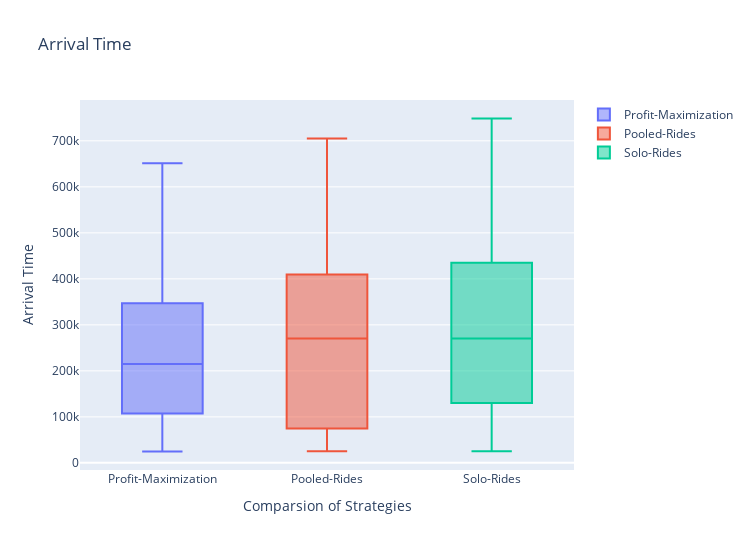

Notebook cell for this chart:
### Markdown cell above
# KPI-4: Arrival Time (time to arrive for traveller)

### Code cell
import pandas as pd

data2 = pd.read_csv('D:/Development/GitHub-ProjectV2.0/MaaSSim/docs/tutorials/Results/Simulation/Driver/KPI-4-ArrivalTime/ArrivalTime_Solo-Rides.csv')
data1 =pd.read_csv('D:/Development/GitHub-ProjectV2.0/MaaSSim/docs/tutorials/Results/Simulation/Driver/KPI-4-ArrivalTime/ArrivalTime_Profit-Maximization.csv')
data =pd.read_csv('D:/Development/GitHub-ProjectV2.0/MaaSSim/docs/tutorials/Results/Simulation/Driver/KPI-4-ArrivalTime/ArrivalTime_Pooled-Rides.csv')


colListPR=[]
for column in data.columns:
     
    # Storing the rows of a column
    # into a temporary list
    li =data[column].tolist()
     
    # appending the temporary list
    colListPR.append(li)
     
# Printing the final list
#print(colListPR)


colListPM=[]
for column in data1.columns:
     
    li =data1[column].tolist()
     
    colListPM.append(li)
     
print(colListPM)

colListSR=[]
for column in data2.columns:
     
    li =data2[column].tolist()
     
    colListSR.append(li)
     
#print(colListSR)

import numpy as np
import matplotlib.pyplot as plt

flatPR= [y for sublist in colListPR for y in sublist]
#flatPR
#plt.boxplot(flatPR)


import numpy as np
import matplotlib.pyplot as plt

flatSR= [y for sublist in colListSR for y in sublist]
#flatSR
#plt.boxplot(flatSR)

import numpy as np
import matplotlib.pyplot as plt

flatPM= [y for sublist in colListPM for y in sublist]
#flatPM
#plt.boxplot(flatPM)

import plotly.graph_objects as go
from plotly.subplots import make_subplots
fig = go.Figure()
fig.update_layout(autosize=False,width=750,height=550,)

fig.add_trace(go.Box(y=flatPM,name="Profit-Maximization"))
fig.add_trace(go.Box(y=flatPR,name="Pooled-Rides"))
fig.add_trace(go.Box(y=flatSR,name="Solo-Rides"))
fig.update_layout(title='Arrival Time',xaxis=dict(title='Comparsion of Strategies'),yaxis=dict(title='Arrival Time'))
fig.show()
#plt.savefig("KPI1Analysis.jpg")


#############################################

### Figure 1 — Plotly figure (JSON) as saved in the notebook; plotly's stock layout.template omitted (floating-point values rounded to 4 significant figures)
{"data": [{"name": "Profit-Maximization", "type": "box", "y": [217318, 288686, 496614, 651030, 99446, 166215, 331084, 520828, 42597, 153232, 254188, 624412, 24701, 114692, 212075, 363090, 52277, 63720, 128883, 303733]}, {"name": "Pooled-Rides", "type": "box", "y": [174746, 300898, 566352, 705246, 101241, 300898, 397584, 610414, 42941, 42941, 337604, 575554, 25200, 138155, 239711, 421298, 45703, 48291, 166197, 339779]}, {"name": "Solo-Rides", "type": "box", "y": [181082, 301149, 573127, 748523, 104369, 301149, 418568, 655684, 42773, 166046, 376144, 624412, 25200, 155822, 239892, 451241, 45615, 49430, 203364, 363311]}], "layout": {"autosize": false, "height": 550, "title": {"text": "Arrival Time"}, "width": 750, "xaxis": {"autorange": true, "range": [-0.5, 2.5], "title": {"text": "Comparsion of Strategies"}, "type": "category"}, "yaxis": {"autorange": true, "range": [-15510.0, 788700.0], "title": {"text": "Arrival Time"}, "type": "linear"}}}
